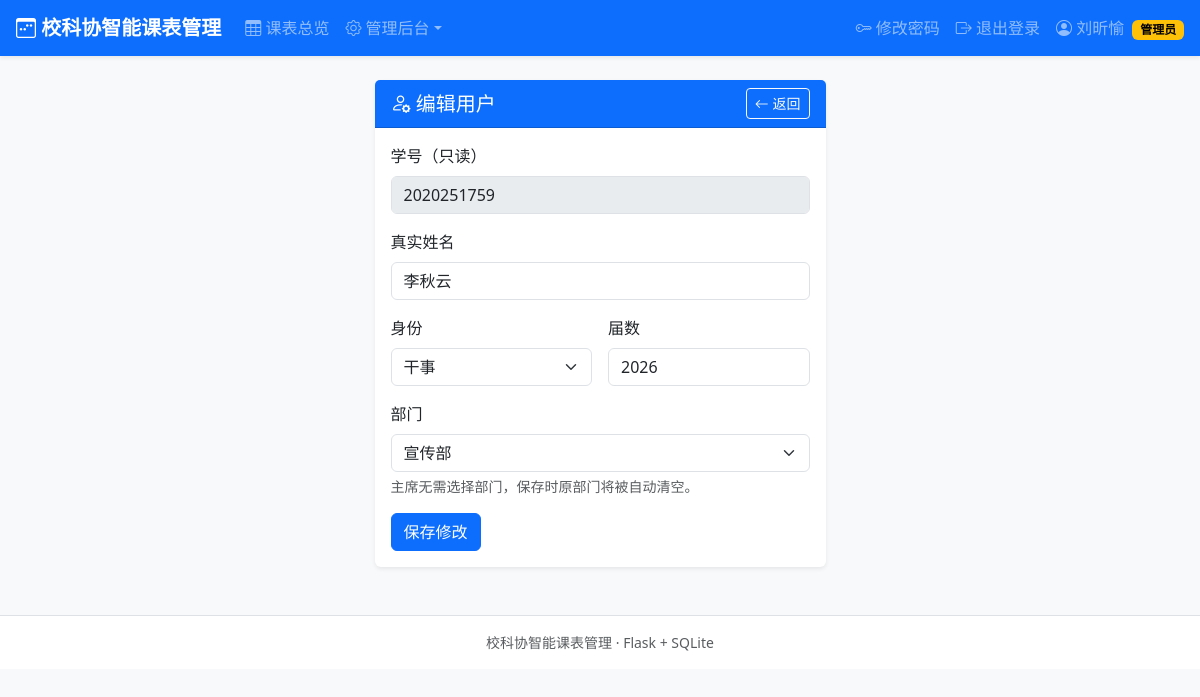
Page /admin/users/2/edit (signed in) on the committed database.
### tables this page shows
CREATE TABLE users (
        id            INTEGER PRIMARY KEY AUTOINCREMENT,
        student_id    TEXT NOT NULL UNIQUE,
        password_hash TEXT NOT NULL,
        name          TEXT NOT NULL,
        identity      TEXT NOT NULL,               -- 主席/部长/干事
        department    TEXT,                        -- 主席可以为空
        cohort        INTEGER NOT NULL,            -- 届数，如 2026
        role          TEXT NOT NULL DEFAULT 'member',  -- admin/member
        created_at    TEXT NOT NULL
    );

### app.py (the view, shortened to what this page needs)
@app.route("/admin/users/<int:uid>/edit", methods=["GET", "POST"])
@admin_required
def admin_user_edit(uid):
    user = query_one("SELECT * FROM users WHERE id = ?", (uid,))
    if user is None:
        abort(404)
    return render_template("admin/user_edit.html", user=user,
                           IDENTITIES=IDENTITIES, DEPARTMENTS=DEPARTMENTS)

### app.py (called while the page is built)
def get_db():
    if "db" not in g:
        conn = sqlite3.connect(DB_PATH)
        conn.row_factory = sqlite3.Row
        conn.execute("PRAGMA foreign_keys = ON")
        g.db = conn
    return g.db

def query_one(sql, args=()):
    return get_db().execute(sql, args).fetchone()

def login_required(view):
    @wraps(view)
    def wrapped(*args, **kwargs):
        if session.get("user_id") is None:
            flash("请先登录", "warning")
            return redirect(url_for("login", next=request.full_path if request.query_string else url_for("index")))
        return view(*args, **kwargs)
    return wrapped

def admin_required(view):
    @wraps(view)
    @login_required
    def wrapped(*args, **kwargs):
        user = get_current_user()
        if user is None or user["role"] != "admin":
            flash("需要管理员权限", "danger")
            return redirect(url_for("index"))
        return view(*args, **kwargs)
    return wrapped

def get_current_user():
    uid = session.get("user_id")
    if uid is None:
        return None
    return query_one("SELECT * FROM users WHERE id = ?", (uid,))

### templates/admin/user_edit.html (shortened to what this page needs)
{% extends "base.html" %}
{% block content %}
<div class="row justify-content-center">
  <div class="col-lg-5 col-md-7">
    <div class="card shadow-sm">
      <div class="card-header bg-primary text-white d-flex justify-content-between align-items-center">
        <h5 class="mb-0"><i class="bi bi-person-gear"></i> 编辑用户</h5>
        <a class="btn btn-sm btn-outline-light" href="{{ url_for('admin_users') }}"><i class="bi bi-arrow-left"></i> 返回</a>
      </div>
      <div class="card-body">
        <form method="post">
          <div class="mb-3">
            <label class="form-label">学号（只读）</label>
            <input class="form-control" value="{{ user.student_id }}" disabled>
          </div>
          <div class="mb-3">
            <label class="form-label">真实姓名</label>
            <input class="form-control" name="name" value="{{ user.name }}" required>
          </div>
          <div class="row g-3">
            <div class="col-6">
              <label class="form-label">身份</label>
              <select class="form-select" name="identity" id="identitySel">
                {% for it in IDENTITIES %}
                <option value="{{ it }}" {% if user.identity == it %}selected{% endif %}>{{ it }}</option>
                {% endfor %}
              </select>
            </div>
            <div class="col-6">
              <label class="form-label">届数</label>
              <input class="form-control" type="number" name="cohort" value="{{ user.cohort }}" min="2000" required>
            </div>
          </div>
          <div class="mb-3 mt-3">
            <label class="form-label">部门</label>
            <select class="form-select" name="department" id="departmentSel">
              {% for d in DEPARTMENTS %}
              <option value="{{ d }}" {% if user.department == d %}selected{% endif %}>{{ d }}</option>
              {% endfor %}
            </select>
            <div class="form-text">主席无需选择部门，保存时原部门将被自动清空。</div>
          </div>
          <button class="btn btn-primary" type="submit">保存修改</button>
        </form>
      </div>
    </div>
  </div>
</div>
{% endblock %}

### templates/base.html (shortened to what this page needs)
<!DOCTYPE html>
<html lang="zh-CN">
<head>
  <link href="https://cdn.jsdelivr.net/npm/bootstrap@5.3.3/dist/css/bootstrap.min.css" rel="stylesheet">
  <link href="https://cdn.jsdelivr.net/npm/bootstrap-icons@1.11.3/font/bootstrap-icons.min.css" rel="stylesheet">
  <link href="{{ url_for('static', filename='style.css') }}" rel="stylesheet">
</head>
<body class="bg-light">
{% if session.get('user_id') %}
<nav class="navbar navbar-expand-lg navbar-dark bg-primary shadow-sm sticky-top">
  <div class="container-fluid px-3">
    <a class="navbar-brand fw-bold" href="{{ url_for('schedule') }}">
      <i class="bi bi-calendar3-week"></i> 校科协智能课表管理
    </a>
    <div class="collapse navbar-collapse" id="navMain">
      <ul class="navbar-nav me-auto">
        <li class="nav-item"><a class="nav-link" href="{{ url_for('schedule') }}"><i class="bi bi-table"></i> 课表总览</a></li>
        {% if session.get('role') == 'admin' %}
        <li class="nav-item dropdown">
          <a class="nav-link dropdown-toggle" href="#" role="button" data-bs-toggle="dropdown"><i class="bi bi-gear"></i> 管理后台</a>
        </li>
        {% endif %}
      </ul>
      <ul class="navbar-nav">
        <li class="nav-item"><a class="nav-link" href="{{ url_for('change_password') }}"><i class="bi bi-key"></i> 修改密码</a></li>
        <li class="nav-item">
          <a class="nav-link" href="{{ url_for('logout') }}"><i class="bi bi-box-arrow-right"></i> 退出登录</a>
        </li>
      </ul>
      <span class="navbar-text ms-2">
        <i class="bi bi-person-circle"></i> {{ session.get('name') }}
        {% if session.get('role') == 'admin' %}<span class="badge text-bg-warning ms-1">管理员</span>{% endif %}
      </span>
    </div>
  </div>
</nav>
{% endif %}
<main class="container py-4">
  {% block content %}{% endblock %}
</main>
<footer class="text-center text-muted small py-3 border-top bg-white mt-4">
  校科协智能课表管理 · Flask + SQLite
</footer>
</body>
</html>

### static/style.css (style rules this page uses)
body { background: #f4f6f9; }
.card { border: 0; }
.badge { vertical-align: middle; }

### rows in the picture
users: get "刘昕愉"
users: student_id "2020251759", name "李秋云", identity "干事", cohort "2026", department "宣传部"
